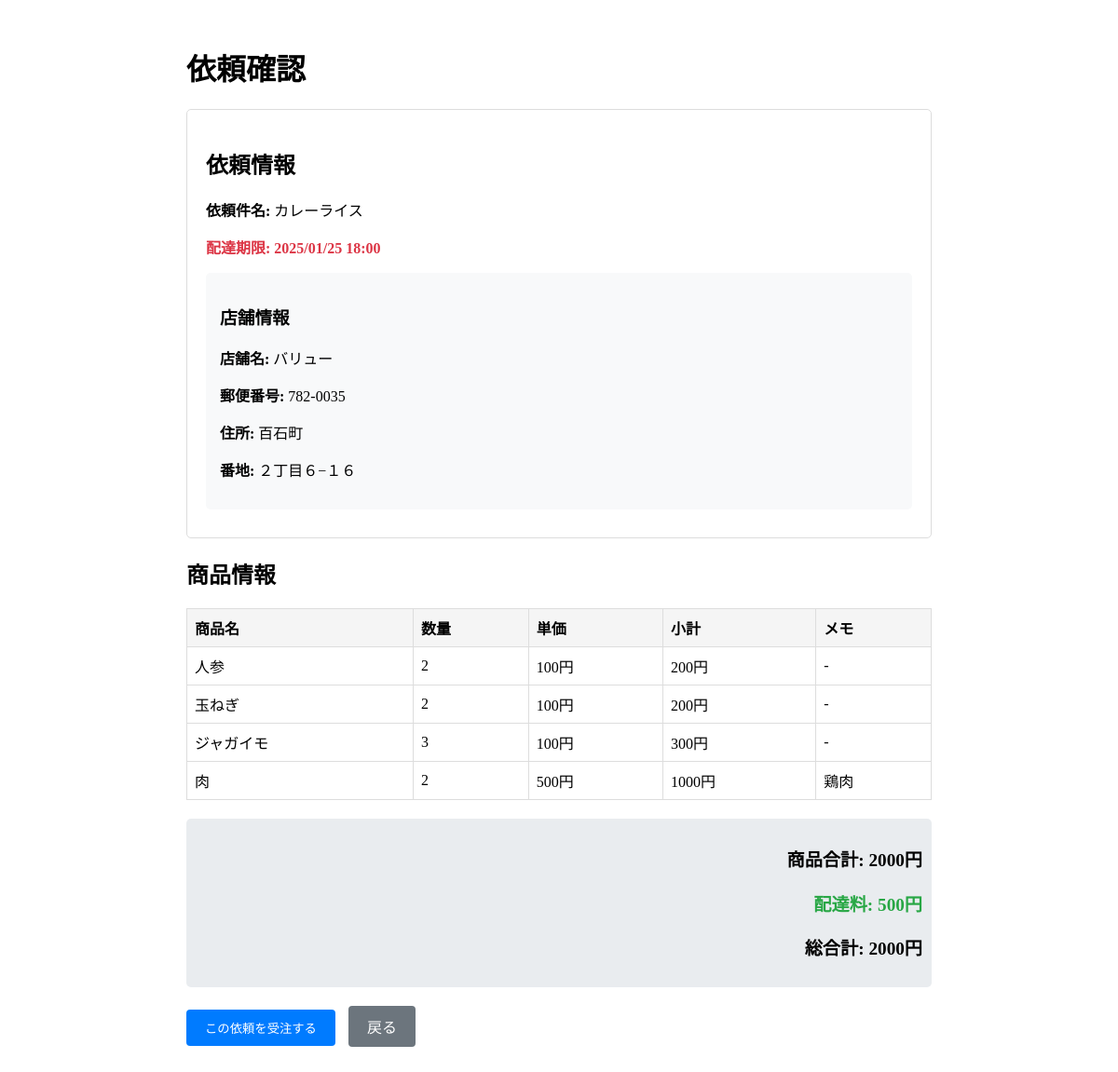
Screenshot of /worker/confirm_request/1/ (signed in) with the database file from the repository.
### client_app/models.py (models this page shows, shortened)
class Task(models.Model):
	client = models.ForeignKey(
		CustomUser,
		on_delete=models.SET(get_sentinel_user),
		related_name='client',
		null=True, # TODO:仮でnullを許可する
		blank=True, # TODO: 仮でblankを許可する
		verbose_name="クライアント",
	)
	worker = models.ForeignKey(
		CustomUser,
		on_delete=models.SET(get_sentinel_user),
		related_name='worker',
		null=True,
		blank=True,
		verbose_name="配達員",
	)
	title = models.CharField(
		max_length=60,
		verbose_name="依頼件名",
	)
	created_at = models.DateTimeField(
		auto_now_add=True,
		verbose_name="注文した時間",
	)
	limit_of_time = models.DateTimeField(
		verbose_name="配達期限時間",
	)
	status = models.CharField(
		max_length=1,
		default="0",
		verbose_name="配達ステータス",
		help_text="0: 注文済み, 1: 配達中, 2: 承認待ち, 3: 再申請待ち, 4: 配達完了",
	)
	delivery_completion_time = models.DateTimeField(
		blank=True,
		null=True,
		verbose_name="配達完了時間",
	)
	shop_name = models.CharField(
		max_length=150,
		verbose_name="店舗名",
	)
	shop_post_code = models.CharField(
		max_length=15,
		verbose_name="店舗の郵便番号",
	)
	shop_address = models.CharField(
		max_length=150,
		verbose_name="店舗の住所",
		help_text="高知県香美市土佐山田町に続く住所"
	)
	shop_street_address = models.CharField(
		max_length=150,
		verbose_name="店舗の番地",
	)

class Order(models.Model):
	task = models.ForeignKey(
		Task,
		on_delete=models.CASCADE,
		related_name="order",
		verbose_name="注文"
	)
	product_name = models.CharField(
		max_length=150,
		verbose_name="商品名"
	)
	price = models.IntegerField(
		verbose_name="単価"
	)
	quantity = models.IntegerField(
		verbose_name="個数"
	)
	notes = models.CharField(
		max_length=150,
		blank=True,
		verbose_name="備考"
	)

class Transaction(models.Model):
	task = models.OneToOneField(
		Task,  # 対応するTaskモデルのクラス名
		on_delete=models.CASCADE,  # Taskが削除されたときに対応するTransactionも削除される
		related_name='transaction',  # Taskモデルから関連するTransactionsをアクセスするための名前
		verbose_name="関連するタスク"
	)
	total_cost = models.IntegerField(
		blank=True,
		null=True,
		verbose_name="合計金額"
	)
	courier_reward_amount = models.IntegerField(
		blank=True,
		null=True,
		verbose_name="給料"
	)
	delivery_fee = models.IntegerField(
		blank=True,
		null=True,
		verbose_name="配達手数料"
	)
	payment_fee_date = models.DateTimeField(
		blank=True,
		null=True,
		verbose_name="サービス代金支払い日付"
	)
	courier_item_payment_date = models.DateTimeField(
		blank=True,
		null=True,
		verbose_name="商品代金支払い日付"
	)
	courier_reward_date = models.DateTimeField(
		blank=True,
		null=True,
		verbose_name="報酬支払日付"
	)
	pay_courier_reward = models.BooleanField(
		blank=True,
		null=True,
		default=False,
	)
	pay_courier_item = models.BooleanField(
		blank=True,
		null=True,
		default=False,
	)
	pay_fee = models.BooleanField(
		blank=True,
		null=True,
		default=False,
	)

### worker_app/views.py (the view, shortened to what this page needs)
# urls.py: path('confirm_request/<int:pk>/', views.confirm_request_view, name='confirm_request'), # 依頼受注（詳細）
@login_required
def confirm_request_view(request, pk):
    task = get_object_or_404(
        Task.objects.select_related('transaction'),
        pk=pk
    )
    orders = Order.objects.filter(task=task)
    context = {
        'task': task,
        'orders': orders,
        'total_cost': task.transaction.total_cost if hasattr(task, 'transaction') else 0
    }
    return render(request, 'worker_app/confirm_request.html', context)

### worker_app/templatetags/custom_filters.py (called while the page is built)
@register.filter
def multiply(value, arg):
    try:
        return value * arg
    except (ValueError, TypeError):
        return 0

### templates/worker_app/confirm_request.html (shortened to what this page needs)
{% load custom_filters %}
<!DOCTYPE html>
<html lang="ja">
<head>
</head>
<body>
    <div class="container">
        <h1>依頼確認</h1>
        <div class="request-details">
            <h2>依頼情報</h2>
            <p><strong>依頼件名:</strong> {{ task.title }}</p>
            <p class="deadline"><strong>配達期限:</strong> {{ task.limit_of_time|date:"Y/m/d H:i" }}</p>
            <div class="shop-info">
                <h3>店舗情報</h3>
                <p><strong>店舗名:</strong> {{ task.shop_name }}</p>
                <p><strong>郵便番号:</strong> {{ task.shop_post_code }}</p>
                <p><strong>住所:</strong> {{ task.shop_address }}</p>
                <p><strong>番地:</strong> {{ task.shop_street_address }}</p>
            </div>
        </div>
        <div class="items-section">
            <h2>商品情報</h2>
            <table class="item-table">
                <thead>
                    <tr>
                        <th>商品名</th>
                        <th>数量</th>
                        <th>単価</th>
                        <th>小計</th>
                        <th>メモ</th>
                    </tr>
                </thead>
                <tbody>
                    {% for order in orders %}
                    <tr>
                        <td>{{ order.product_name }}</td>
                        <td>{{ order.quantity }}</td>
                        <td>{{ order.price }}円</td>
                        <td>{{ order.quantity|multiply:order.price }}円</td>
                        <td>{{ order.notes|default:"-" }}</td>
                    </tr>
                    {% endfor %}
                </tbody>
            </table>
            <div class="total-amount">
                <p>商品合計: {{ total_cost }}円</p>
                <p class="delivery-fee">配達料: {{ task.transaction.delivery_fee }}円</p>
                <p>総合計: {{ task.transaction.total_cost }}円</p>
            </div>
        </div>
        <form method="post">
            <button type="submit" class="btn">この依頼を受注する</button>
            <a href="{% url 'worker_app:receive_request' %}" class="btn btn-secondary">戻る</a>
        </form>
    </div>
</body>
</html>

### templates/worker_app/confirm_request.html (style rules this page uses)
.container { max-width: 800px; margin: 0 auto; padding: 20px; }
.request-details { border: 1px solid #ddd; padding: 20px; margin-bottom: 20px; border-radius: 5px; }
.shop-info { background-color: #f8f9fa; padding: 15px; border-radius: 5px; margin: 10px 0; }
.item-table { width: 100%; border-collapse: collapse; margin: 20px 0; }
.item-table th, .item-table td { border: 1px solid #ddd; padding: 8px; text-align: left; }
.item-table th { background-color: #f5f5f5; }
.total-amount { text-align: right; font-size: 1.2em; font-weight: bold; margin: 20px 0; padding: 10px; background-color: #e9ecef; border-radius: 5px; }
.delivery-fee { color: #28a745; margin-top: 5px; }
.btn { display: inline-block; padding: 10px 20px; background-color: #007bff; color: white; text-decoration: none; border: none; border-radius: 4px; cursor: pointer; margin-right: 10px; }
.btn-secondary { background-color: #6c757d; }
.deadline { color: #dc3545; font-weight: bold; }

### rows the page displays
Task: title "カレーライス", limit_of_time "2025/01/25 18:00", shop_name "バリュー", shop_post_code "782-0035", shop_address "百石町", shop_street_address "２丁目６−１６", transaction.delivery_fee "500", transaction.total_cost "2000"
Order: product_name "人参", quantity "2", price "100", quantity|multiply "200", notes "-"
Order: product_name "玉ねぎ", quantity "2", price "100", quantity|multiply "200", notes "-"
Order: product_name "ジャガイモ", quantity "3", price "100", quantity|multiply "300", notes "-"
Order: product_name "肉", quantity "2", price "500", quantity|multiply "1000", notes "鶏肉"

### other values shown
{{ total_cost }} "2000"
